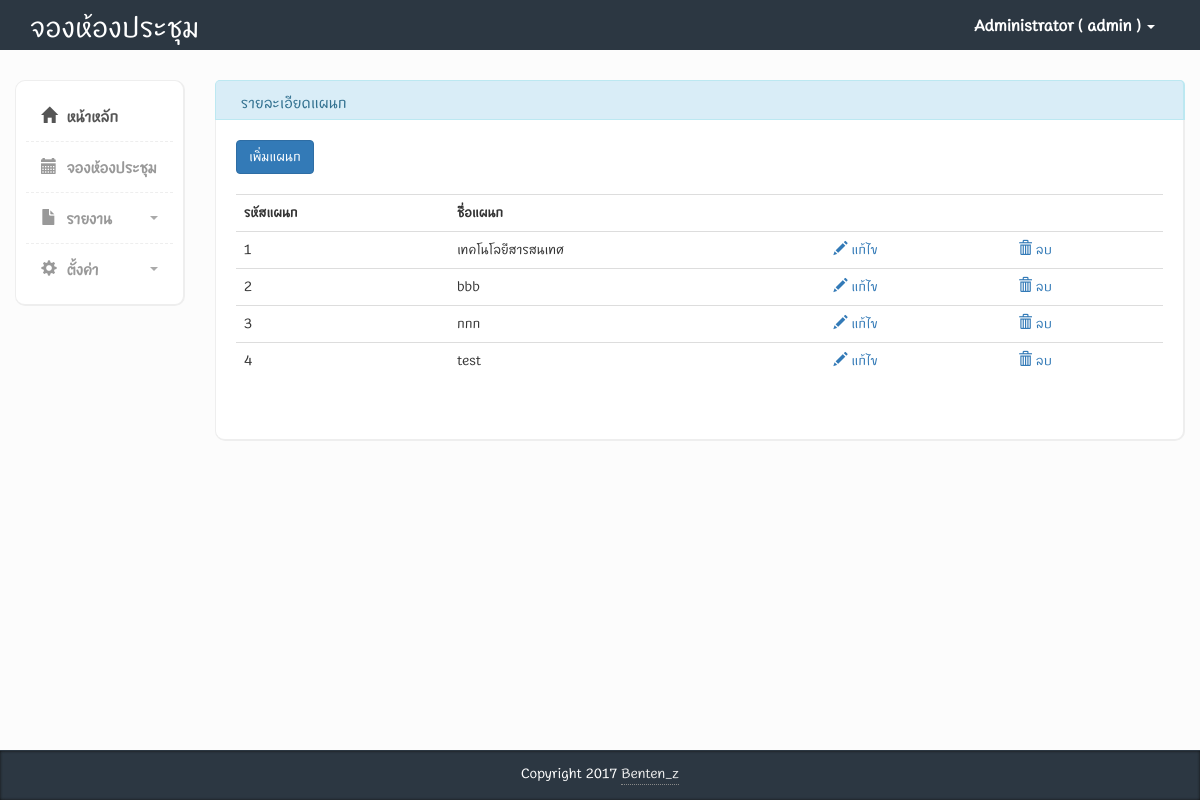
The page /department.php (signed in) on the database its author committed.
### tables this page shows
CREATE TABLE `tbl_users` (
  `user_id` int(11) NOT NULL AUTO_INCREMENT,
  `user_username` varchar(255) DEFAULT NULL,
  `user_password` varchar(255) DEFAULT NULL,
  `user_firstname` varchar(255) DEFAULT NULL,
  `user_lastname` varchar(255) DEFAULT NULL,
  `user_email` varchar(255) DEFAULT NULL,
  `user_status` varchar(255) DEFAULT NULL,
  `department_id` int(11) DEFAULT NULL,
  PRIMARY KEY (`user_id`)
);

CREATE TABLE `tbl_department` (
  `department_id` int(11) NOT NULL AUTO_INCREMENT,
  `department_name` varchar(255) DEFAULT NULL,
  PRIMARY KEY (`department_id`)
);

### session.php (called while the page is built, shortened)
<?php
require 'ConnectDB.php';
$session_login_id = $_SESSION['login_id'];
$qry_user = "SELECT * FROM tbl_users WHERE user_id='$session_login_id'";
$result_user = mysqli_query($con, $qry_user);
if ($result_user) {
    $row_user = mysqli_fetch_assoc($result_user);
    $s_login_username = $row_user['user_username'];
    $s_login_firstname = $row_user['user_firstname'];
}

### set_session.php (called while the page is built, shortened)
<?php
require './session.php';
?>

### department.php (the view, shortened to what this page needs)
<?php
include("set_session.php");
?>
<?php require("ConnectDB.php"); ?>
<!DOCTYPE html>
<html>
    <?php include("head.php") ?>
    <body>
        <?php include("header.php") ?>
        <div class="page-content">
            <div class="row">
                <div class="col-md-2">
                    <?php include("sitebar.php") ?>
                </div>
                <div class="col-md-10">
                    <div class="row">
                        <div class="col-md-12 panel-info">
                            <div class="content-box-header panel-heading">
                                <div class="panel-title ">รายละเอียดแผนก</div>
                            </div>
                            <div class="content-box-large box-with-header">
                                <a href="frm_department.php" class="btn btn-primary">เพิ่มแผนก</a>
                                <br><br>
                                <div class="table table-responsive">
                                    <table class="table table-hover">
                                        <tr>
                                            <th>รหัสแผนก</th>
                                            <th>ชื่อแผนก</th>
                                            <th></th>
                                            <th></th>
                                        </tr>
                                        <?php
                                        $sql_depart = "SELECT * FROM tbl_department";
                                        $result_depart = mysqli_query($con, $sql_depart);
                                        $row_data = 1;
                                        while ($row_depart = mysqli_fetch_assoc($result_depart)) {
                                            ?>
                                            <tr>
                                                <td><?php echo $row_data ?></td>
                                                <td id="department<?php echo $row_depart['department_id'];  ?>"><?php echo $row_depart['department_name']; ?></td>
                                                <td><a href="#" id="<?php echo $row_depart['department_id'] ?>" class="btn_edit"><i class="glyphicon glyphicon-pencil"></i> แก้ไข</a></td>
                                                <td><a href="#" id="<?php echo $row_depart['department_id'] ?>" class="btn_del"><i class="glyphicon glyphicon-trash"></i> ลบ</a>
                                            </tr>
                                            <?php
                                            $row_data ++;
                                        }
                                        ?>
                                    </table>
                                </div>
                            </div>
                        </div>
                    </div>
                </div>
            </div>
        </div>
        <?php include("footer.php") ?>
    </body>
</html>

### header.php (shortened to what this page needs)
<div class="header">
    <div class="container">
        <div class="row">
            <div class="col-md-5">
                <div class="logo">
                    <h1><a href="index.php">จองห้องประชุม</a></h1>
                </div>
            </div>
            <div class="col-md-7">
                <div class="navbar navbar-inverse" role="banner">
                    <nav class=" navbar-collapse bs-navbar-collapse navbar-right" role="navigation">
                        <ul class="nav navbar-nav">
                            <li class="dropdown">
                                <a href="#" class="dropdown-toggle" data-toggle="dropdown"><?php echo $s_login_firstname . "  ( " . $s_login_username . " ) "; ?> <b class="caret"></b></a>
                            </li>
                        </ul>
                    </nav>
                </div>
            </div>
        </div>
    </div>
</div>

### css/styles.css (style rules this page uses)
body { font-family: 'BoonJot-v1.0', sans-serif; background-color: #f7f7f7; position: relative; margin: 0px; font-size: 14px; padding: 0px; }
.page-content > .row { margin-left: 0px !important; margin-right: 0px !important; margin-top: 30px; }
.header { height:50px; background-color: #2c3742; }
.header .logo h1 { font-size:30px; margin:0px; padding:10px 0px; }
.header .logo h1 a { color:#fff; font-family: 'BoonJot-v1.0', sans-serif; }
.header .navbar * { box-shadow:none !important; }
.header .navbar { background:none !important; border:0px !important; }
.header .navbar .nav > li > a { color:#fff !important; font-size:16px !important; border-bottom:0px !important; margin-top:0px !important; font-weight:bold; }
.header .navbar-collapse { border:0px !important; }
.header .navbar-nav .caret { border-top-color:#fff !important; border-bottom-color:#fff !important; }
.content-box, .content-box-large { margin-bottom:30px; background:#fff; border-radius:10px; padding:10px; border-left:1px solid #eee; border-top:1px solid #eee; border-right:2px solid #eee; border-bottom:2px solid #eee; }
.content-box-large { padding: 20px; }
.box-with-header { border-top: none; border-top-left-radius:0px; border-top-right-radius:0px; }
.content-box-header { min-height: 40px; font-size: 16px; background:#f5f5f5; border-top-left-radius:5px; border-top-right-radius:5px; padding:10px; border-left:1px solid #eee; border-top:1px solid #eee; border-right:2px solid #eee; }
.content-box-header:after { clear:both; }
body { background-color: #eff0f3; }
.panel-heading>.panel-title, .content-box-header .panel-title { float: left; padding: 10px 15px; padding-top: 0px; }

### rows shown on the page
tbl_users: user_firstname "Administrator", user_username "admin"
tbl_department: department_name "เทคโนโลยีสารสนเทศ"
tbl_department: department_name "bbb"
tbl_department: department_name "กกก"
tbl_department: department_name "test"
